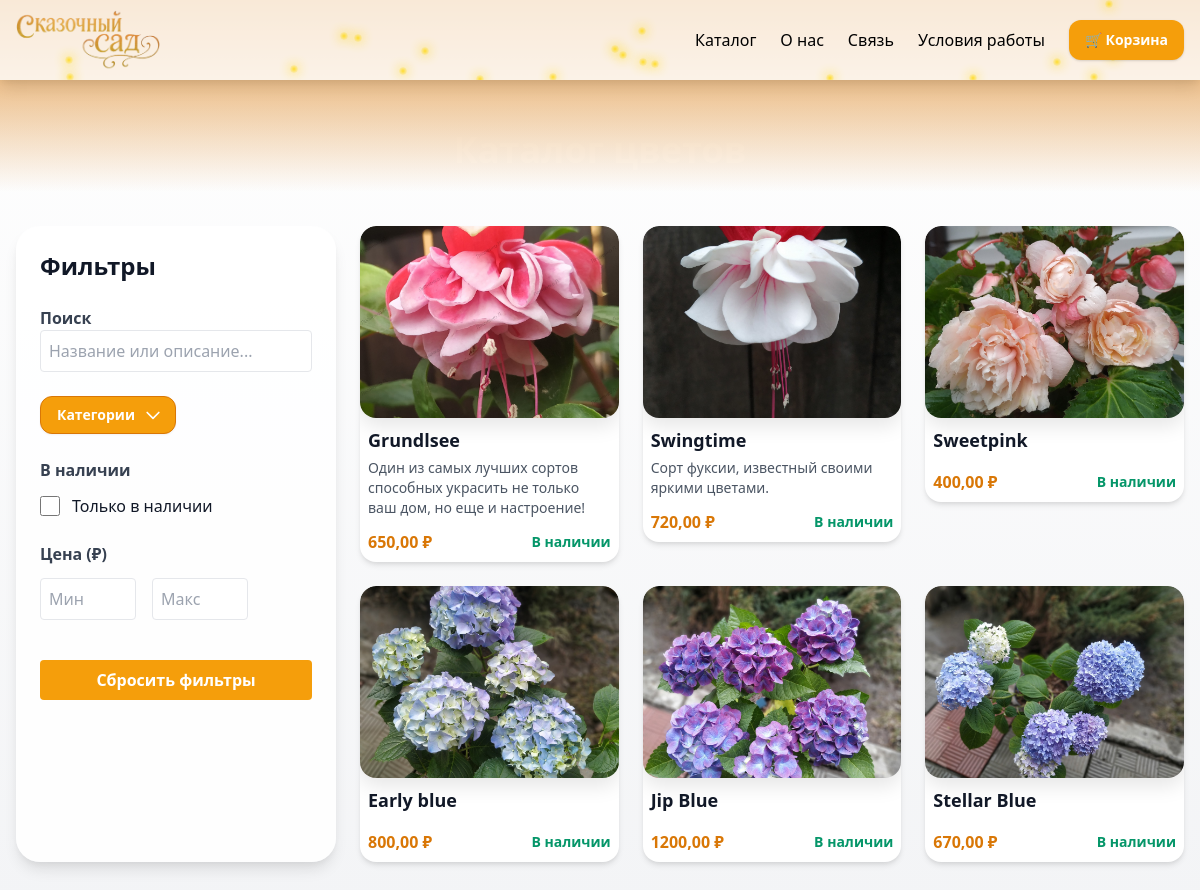
The app's page /catalog-data/ with its own data.
### flowers/models.py (models this page shows, shortened)
class Flower(models.Model):
    name = models.CharField("Название", max_length=200)
    category = models.ForeignKey(Category, on_delete=models.CASCADE, related_name="flowers", verbose_name="Категория")
    price = models.DecimalField("Цена", max_digits=10, decimal_places=2)
    image = models.ImageField("Фото", upload_to="flowers/")
    in_stock = models.BooleanField(default=True, verbose_name='В наличии')
    description = models.TextField("Описание", blank=True)
    class Meta:
        verbose_name = "Карточка товара"
        verbose_name_plural = "Карточки товаров"

### flowers/views.py (the view)
# urls.py: path('catalog-data/', catalog_data, name='catalog_data'),
async def catalog(request):
    categories = await sync_to_async(lambda: list(Category.objects.all()))()
    search_text = request.GET.get('search', '').strip()
    selected_in_stock = request.GET.get('in_stock') == 'on'
    price_min = request.GET.get('price_min')
    price_max = request.GET.get('price_max')
    selected_sort = request.GET.get('sort_by')
    category_id = request.GET.get('category')
    flowers_qs = Flower.objects.all()
    if category_id and category_id.isdigit():
        flowers_qs = flowers_qs.filter(category_id=category_id)
    if search_text:
        flowers_qs = flowers_qs.filter(
            models.Q(name__icontains=search_text) | models.Q(description__icontains=search_text)
        )
    if selected_in_stock:
        flowers_qs = flowers_qs.filter(in_stock=True)
    try:
        if price_min:
            flowers_qs = flowers_qs.filter(price__gte=float(price_min))
        if price_max:
            flowers_qs = flowers_qs.filter(price__lte=float(price_max))
    except ValueError:
        pass
    sort_mapping = {
        'name_asc': 'name',
        'name_desc': '-name',
        'price_asc': 'price',
        'price_desc': '-price',
    }
    if selected_sort in sort_mapping:
        flowers_qs = flowers_qs.order_by(sort_mapping[selected_sort])
    flowers = await sync_to_async(lambda: list(flowers_qs))()
    if request.headers.get('x-requested-with') == 'XMLHttpRequest':
        data = [
            {
                'id': f.id,
                'name': f.name,
                'price': str(f.price),
                'in_stock': getattr(f, 'in_stock', True),
                'image_url': f.image.url if f.image else '',
            }
            for f in flowers
        ]
        return JsonResponse({'flowers': data})
    context = {
        'categories': categories,
        'flowers': flowers,
        'search_text': search_text,
        'selected_in_stock': selected_in_stock,
        'price_min': price_min or '',
        'price_max': price_max or '',
        'selected_sort': selected_sort or '',
        'selected_category': category_id or '',
    }
    return render(request, 'main/catalog.html', context)

### main/templates/main/catalog.html (shortened to what this page needs)
<!DOCTYPE html>
<html lang="ru">
<head>
  <link href="https://cdn.jsdelivr.net/npm/tailwindcss@2.2.19/dist/tailwind.min.css" rel="stylesheet" />
</head>
<body class="flex flex-col min-h-screen bg-gradient-to-b from-white to-gray-100 text-gray-900 font-sans">
  <div class="block">
    <header class="bg-white bg-opacity-80 h-20 shadow-lg sticky top-0 z-50 backdrop-blur-md">
      <div class="fireflies-container"></div>
      <div class="max-w-7xl mx-auto px-4 h-full flex items-center justify-between relative">
        <div class="absolute -top-2">
          <a href="{% url 'home' %}">
            <img src="/static/images/logo.png" alt="Логотип" class="h-24 object-contain" />
          </a>
        </div>
        <nav class="ml-auto flex items-center h-full space-x-6 text-base text-black">
          <a href="{% url 'catalog' %}" class="flex items-center h-full hover:text-yellow-600 transition">
            Каталог
          </a>
          <a href="{% url 'about' %}" class="flex items-center h-full hover:text-yellow-600 transition">
            О нас
          </a>
          <a href="{% url 'contacts' %}" class="flex items-center h-full hover:text-yellow-600 transition">
            Связь
          </a>
          <a href="{% url 'personals' %}" class="flex items-center h-full hover:text-yellow-600 transition">
            Условия работы
          </a>
          <a href="{% url 'cart_view' %}"
             class="bg-yellow-500 hover:bg-yellow-600 text-white font-semibold text-sm px-4 rounded-xl shadow flex items-center h-10 transition-all duration-200"
          >
            🛒 Корзина
          </a>
        </nav>
      </div>
    </header>
    <div class="absolute top-0 left-0 right-0 h-48 bg-gradient-to-b from-yellow-600 to-transparent opacity-80 pointer-events-none"></div>
    <h1 class="text-4xl font-bold mb-8 text-center text-white" style="margin-top: 50px">Каталог цветов</h1>
    <div class="flex flex-col md:flex-row flex-1 max-w-7xl mx-auto px-4 pt-6 pb-10 space-y-6 md:space-y-0 md:space-x-6" style="margin-top: 30px;">
      <aside id="filters" class="w-full md:w-80 bg-white bg-opacity-90 p-6 rounded-3xl shadow-lg h-fit max-h-[calc(100vh-6rem)] overflow-y-auto z-10 sticky md:sticky top-24 md:top-24">
        <h2 class="text-2xl font-semibold mb-6 text-gray-900">Фильтры</h2>
        <div class="mb-6">
          <label for="search" class="search font-semibold mb-2 text-gray-700">Поиск</label>
          <input id="search" type="text" placeholder="Название или описание..." class="w-full p-2 border rounded text-gray-700" />
        </div>
          <div class="mb-6 relative inline-block text-left z-30">
            <button id="categoryToggleBtn" type="button"
              class="inline-flex justify-center w-full rounded-xl border border-yellow-600 bg-yellow-500 px-4 py-2 text-sm font-semibold text-white shadow-sm hover:bg-yellow-600 focus:outline-none focus:ring-2 focus:ring-yellow-400"
              aria-haspopup="true" aria-expanded="false">
              Категории
              <svg class="ml-2 -mr-1 h-5 w-5" xmlns="http://www.w3.org/2000/svg" fill="none" viewBox="0 0 24 24" stroke="currentColor" >
                <path stroke-linecap="round" stroke-linejoin="round" stroke-width="2" d="M19 9l-7 7-7-7" />
              </svg>
            </button>
          </div>
        <div class="mb-6">
          <h3 class="font-semibold text-gray-700 mb-3">В наличии</h3>
          <label class="flex items-center space-x-3 cursor-pointer hover:text-yellow-600 transition">
            <input type="checkbox" name="in_stock" class="form-checkbox h-5 w-5 text-yellow-500">
            <span>Только в наличии</span>
          </label>
        </div>
        <div class="mb-6">
          <h3 class="font-semibold text-gray-700 mb-3">Цена (₽)</h3>
          <div class="flex space-x-4">
            <input type="number" name="price_min" min="0" placeholder="Мин" class="w-24 p-2 border rounded text-gray-700" />
            <input type="number" name="price_max" min="0" placeholder="Макс" class="w-24 p-2 border rounded text-gray-700" />
          </div>
        </div>
        <button id="clearFilters" class="mt-4 w-full bg-yellow-500 hover:bg-yellow-600 text-white font-semibold py-2 rounded transition">
          Сбросить фильтры
        </button>
      </aside>
      <main class="flex-1">
        <div id="flower-cards" class="grid grid-cols-1 sm:grid-cols-2 md:grid-cols-3 gap-6">
          {% for flower in flowers %}
            <a href="{% url 'flower_detail' flower.pk %}" class="block-cart hover:opacity-90 transition-all"
               data-name="{{ flower.name|lower }}"
               data-description="{{ flower.description|default_if_none:''|lower }}"
               data-price="{{ flower.price }}"
               data-in_stock="{{ flower.in_stock|yesno:'1,0' }}"
            >
              <div
                class="bg-white rounded-2xl shadow-md overflow-hidden flex flex-col cursor-pointer hover:shadow-xl transition duration-300"
              >
                <div class="card-img-wrapper h-48 overflow-hidden">
                  {% if flower.image %}
                    <img src="{{ flower.image.url }}" alt="{{ flower.name }}" class="w-full h-full object-cover" />
                  {% else %}
                    <div class="flex items-center justify-center bg-gray-200 text-gray-500 h-full rounded-t-3xl">Нет изображения</div>
                  {% endif %}
                </div>
                <div class="p-2 flex flex-col flex-grow">
                  <h3 class="text-lg font-semibold mb-1">{{ flower.name }}</h3>
                  <p class="text-gray-600 flex-grow text-sm line-clamp-2">{{ flower.description|default_if_none:"" }}</p>
                  <div class="mt-3 flex justify-between items-center">
                    <span class="text-yellow-600 font-bold text-base">{{ flower.price }} ₽</span>
                    {% if flower.in_stock %}
                      <span class="text-green-600 font-semibold text-sm">В наличии</span>
                    {% else %}
                      <span class="text-red-600 font-semibold text-sm">Нет в наличии</span>
                    {% endif %}
                  </div>
                </div>
              </div>
            </a>
          {% empty %}
            <p class="text-center text-gray-600 col-span-full">Цветов пока нет :(</p>
          {% endfor %}
        </div>
      </main>
    </div>
  </div>
</body>
</html>

### main/templates/main/catalog.html (style rules this page uses)
.block { display: block; overflow: hidden; }
.block::after { content: ""; background: url(/static/images/photo_2025-07-31_21-01-57-redefine-realistic-4x.jpeg); background-size: cover; background-position: center; filter: brightness(90%); top: 0; left: 0; bottom: 0; right: 0; position: absolute; z-index: -1; border-radius: inherit; image-rendering: auto; mask-image: linear-gradient(to bottom, black 70%, transparent 100%); -webkit-mask-image: linear-gradient(to bottom, black 70%, transparent 100%); }
.fireflies-container { position: absolute; width: 100%; height: 100%; pointer-events: none; top: 0; left: 0; z-index: 0; overflow: hidden; }
.card-img-wrapper { aspect-ratio: 3 / 4; overflow: hidden; border-radius: 1rem; box-shadow: 0 8px 20px rgba(0,0,0,0.1); }

### records on screen
Flower: image (picture), name "Grundlsee", description "Один из самых лучших сортов способных украсить не только ваш дом, но еще и настроение!", price "650,00", in_stock "В наличии"
Flower: image (picture), name "Swingtime", description "Сорт фуксии, известный своими яркими цветами.", price "720,00", in_stock "В наличии"
Flower: image (picture), name "Sweetpink", price "400,00", in_stock "В наличии"
Flower: image (picture), name "Early blue", price "800,00", in_stock "В наличии"
Flower: image (picture), name "Jip Blue", price "1200,00", in_stock "В наличии"
Flower: image (picture), name "Stellar Blue", price "670,00", in_stock "В наличии"
